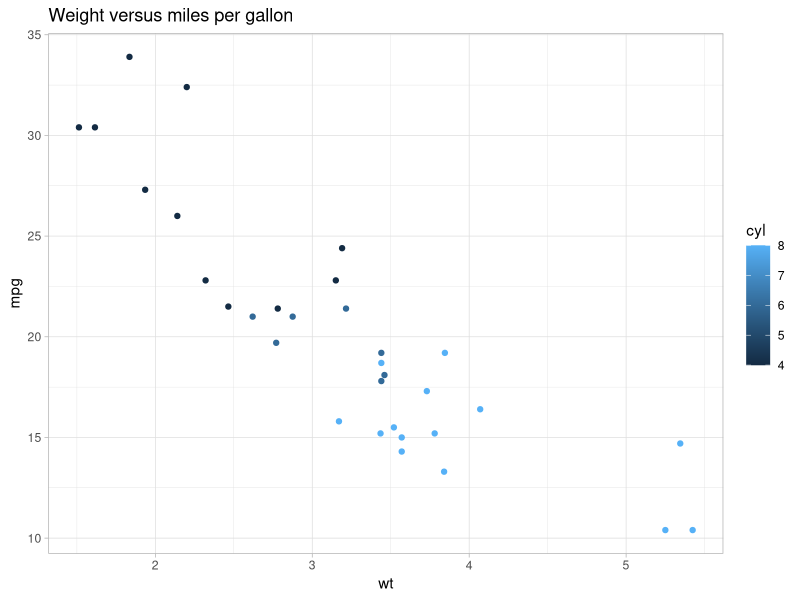
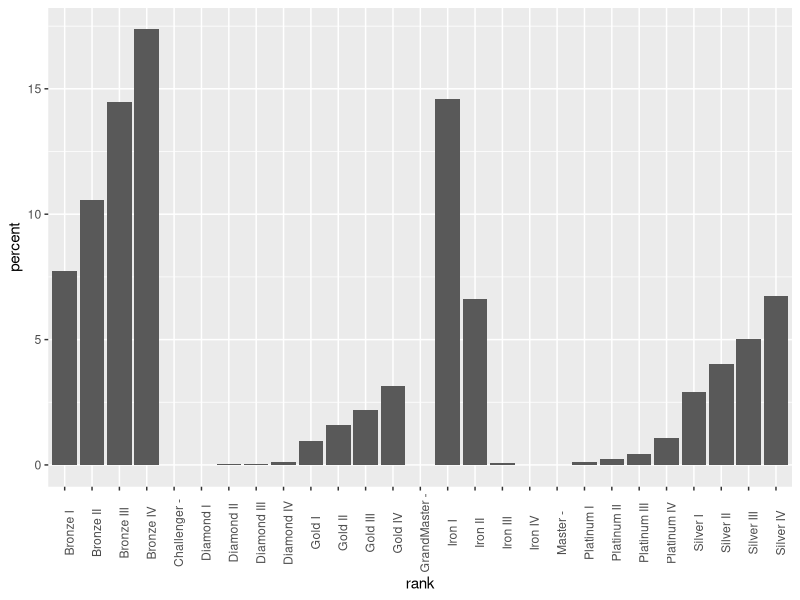
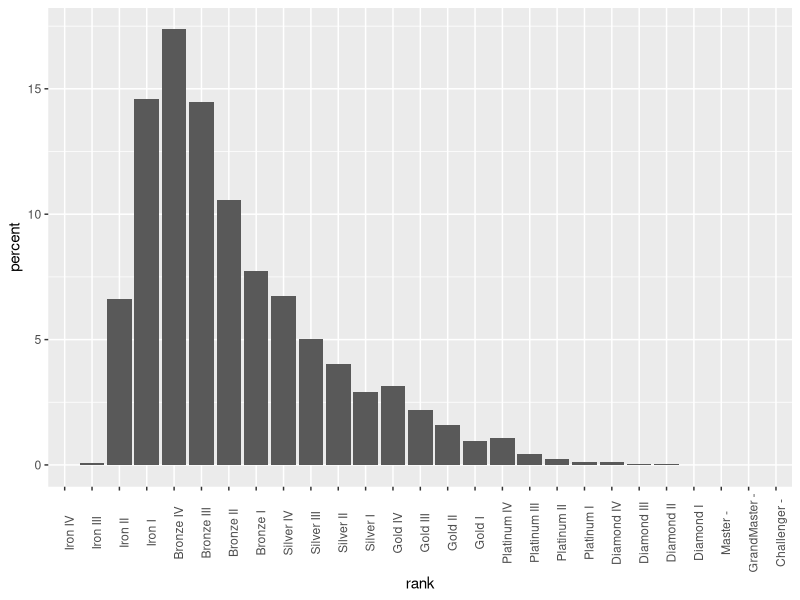
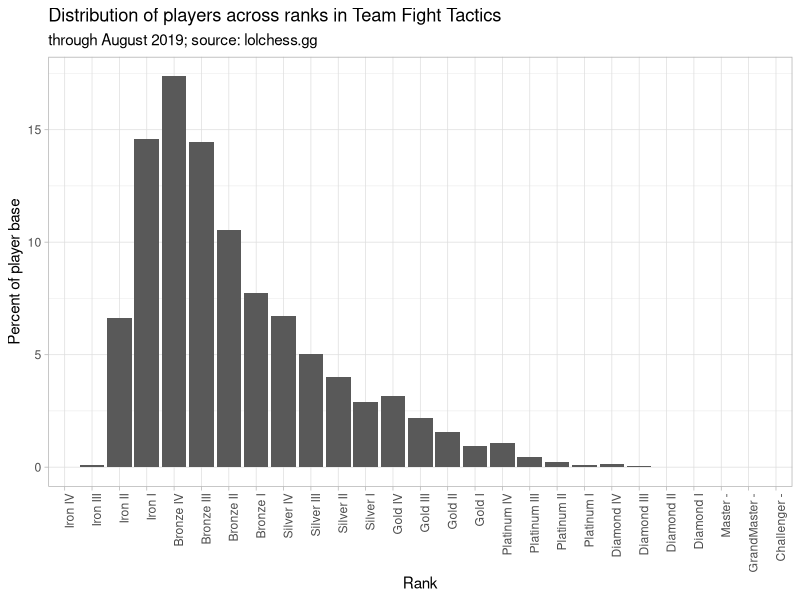
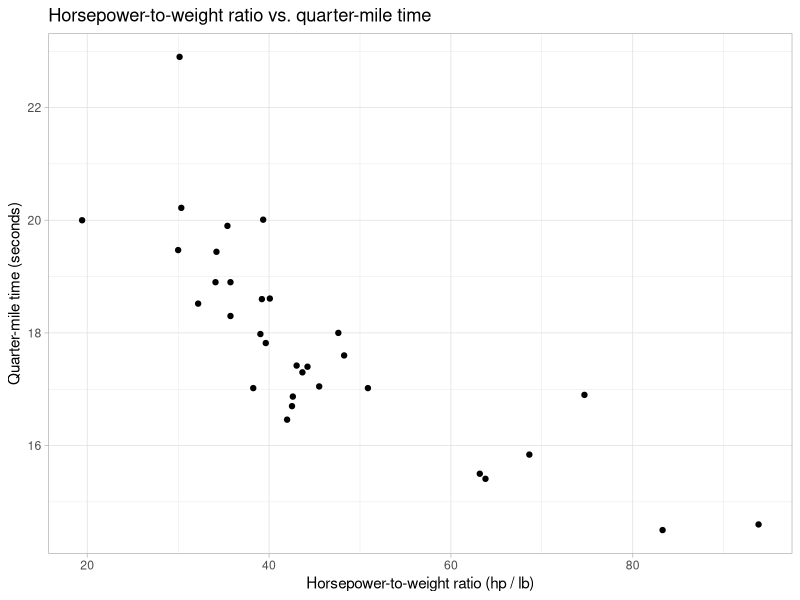
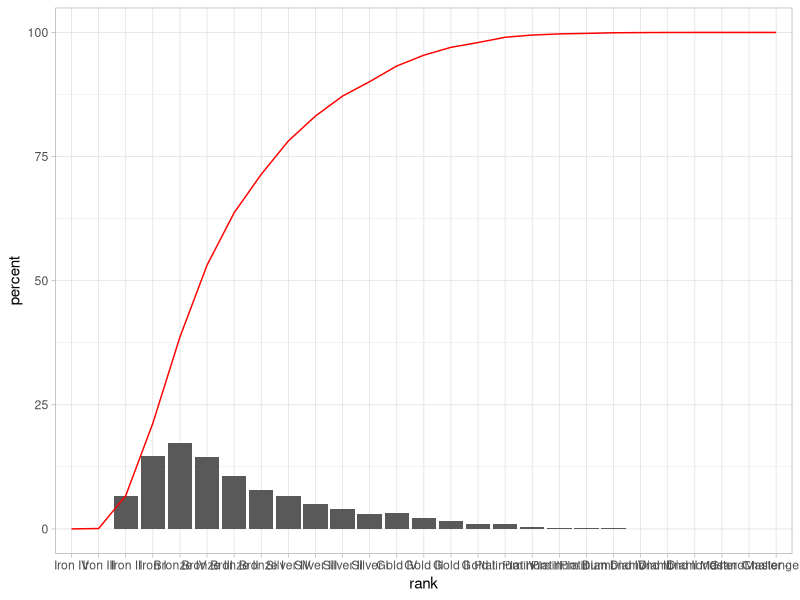

Source code (R) for these figures, in order: (Note: this script raises an error after producing the figures.)
## ---- chunk 1
knitr::opts_chunk$set(echo = TRUE, cache = TRUE)
## ---- chunk 2
library(ggplot2)
library(tidyverse)
## ---- chunk 3
mtcars %>% 
  ggplot(aes(wt, mpg)) +
  geom_point(aes(color = cyl)) + 
  theme_light() +
  labs(title = "Weight versus miles per gallon")
## ---- chunk 4
tft_stats <- read.delim("data/practice_data/tft_stats.tsv")
tft_stats
## ---- chunk 5
tft_stats %>% 
  ggplot(aes(rank, percent)) + 
  geom_col() + 
  theme(axis.text.x = element_text(angle = 90))
## ---- chunk 6
tft_stats$rank <- factor(tft_stats$rank, levels = tft_stats$rank)
## ---- chunk 7
tft_stats %>% 
  ggplot(aes(rank, percent)) + 
  geom_col() +
  theme(axis.text.x = element_text(angle = 90)) 
## ---- chunk 8
tft_stats %>% 
  ggplot(aes(rank, percent)) + 
  theme_light() +
  geom_col() +
  labs(x = "Rank",
       y = "Percent of player base",
       title = "Distribution of players across ranks in Team Fight Tactics",
       subtitle = "through August 2019; source: lolchess.gg") + 
  theme(axis.text.x = element_text(angle = 90, hjust = 1)) 

## ---- chunk 9
mtcars %>% 
  mutate(hp_to_wt = hp / wt)
## ---- chunk 10
mtcars %>% 
  mutate(hp_to_wt = hp / wt) %>% 
  ggplot(aes(x = hp / wt, y = qsec)) +
  geom_point() + 
  labs(x = "Horsepower-to-weight ratio (hp / lb)",
       y = "Quarter-mile time (seconds)",
       title = "Horsepower-to-weight ratio vs. quarter-mile time") + 
  theme_light()
## ---- chunk 11
mtcars %>% 
  mutate(hp_to_wt = hp / wt,
         proj_hsec = 2 * qsec)
## ---- chunk 12
tft_stats %>% 
  mutate(cumulative_percent = cumsum(percent)) 
## ---- chunk 13
tft_stats %>% 
  mutate(cumulative = cumsum(percent)) %>% 
  ggplot(aes(x = rank, group = 1)) + 
  theme_light() + 
  geom_col(aes(y = percent)) +
  geom_line(aes(y = cumulative), color = "red")
## ---- chunk 14
presence_abundance <- read.delim("data/abundance_presence.tsv")
## ---- chunk 15
presence_abundance %>% 
  mutate(cumulative_percent = cumsum(abundance) / sum(abundance) * max(abundance)) %>% 
  ggplot(aes(x = reorder(gene, -abundance), group = 1)) +
  theme_light() + 
  geom_line(aes(y = abundance)) + 
  geom_line(aes(y = cumulative_percent), color = "red", linetype = "dashed") + 
  theme(axis.text.x = element_text(angle = 90, vjust = 0.5)) + 
  labs(x = "",
       y = "Abundance",
       title = "Abundance of representative genes in sample metagenomes",
       subtitle = "Cumulative abundance in red")
## ---- chunk 16
tft_stats %>% 
  mutate(percent = percent / 100,
         cumulative = cumsum(percent) * max(percent)) 
## ---- chunk 17
tft_stats %>% 
  mutate(percent = percent / 100,
         cumulative = cumsum(percent) / 1 * max(percent)) 
## ---- chunk 18
presence_abundance <- presence_abundance %>% 
  mutate(cumulative_percent = cumsum(abundance) / sum(abundance) * max(abundance))
fo_difference <- function(pos){
  left <- (presence_abundance[pos, 4] - presence_abundance[1, 4]) / pos
  right <- (presence_abundance[nrow(presence_abundance), 4] - presence_abundance[pos, 4]) / (nrow(presence_abundance) - pos)
  return(left - right)
}
presence_abundance$fo_diffs <- sapply(1:nrow(presence_abundance), fo_difference)
presence_abundance[is.na(presence_abundance)] <- 0
## ---- chunk 19
presence_abundance %>% 
  mutate(fo_diffs = fo_diffs / max(fo_diffs) * max(abundance)) %>% 
  ggplot(aes(x = reorder(gene, -abundance), group = 1)) +
  theme_light() + 
  geom_line(aes(y = fo_diffs)) + 
  geom_line(aes(y = cumulative_percent), color = "red", linetype = "dashed") + 
  theme(axis.text.x = element_text(angle = 90, vjust = 0.5)) + 
  labs(x = "",
       y = "Abundance",
       title = "Abundance of representative genes in sample metagenomes")
## ---- chunk 20
(elbow <- which.max(presence_abundance$fo_diffs))
## ---- chunk 21
presence_abundance %>% 
  mutate(fo_diffs = fo_diffs / max(fo_diffs) * max(abundance)) %>% 
  ggplot(aes(x = reorder(gene, -abundance), group = 1)) +
  theme_light() + 
  geom_line(aes(y = fo_diffs)) + 
  geom_line(aes(y = cumulative_percent), color = "red", linetype = "dashed") + 
  geom_vline(xintercept = elbow, color = "red") + 
  theme(axis.text.x = element_text(angle = 90, vjust = 0.5)) + 
  labs(x = "",
       y = "Abundance",
       title = "Abundance of representative genes in sample metagenomes")
